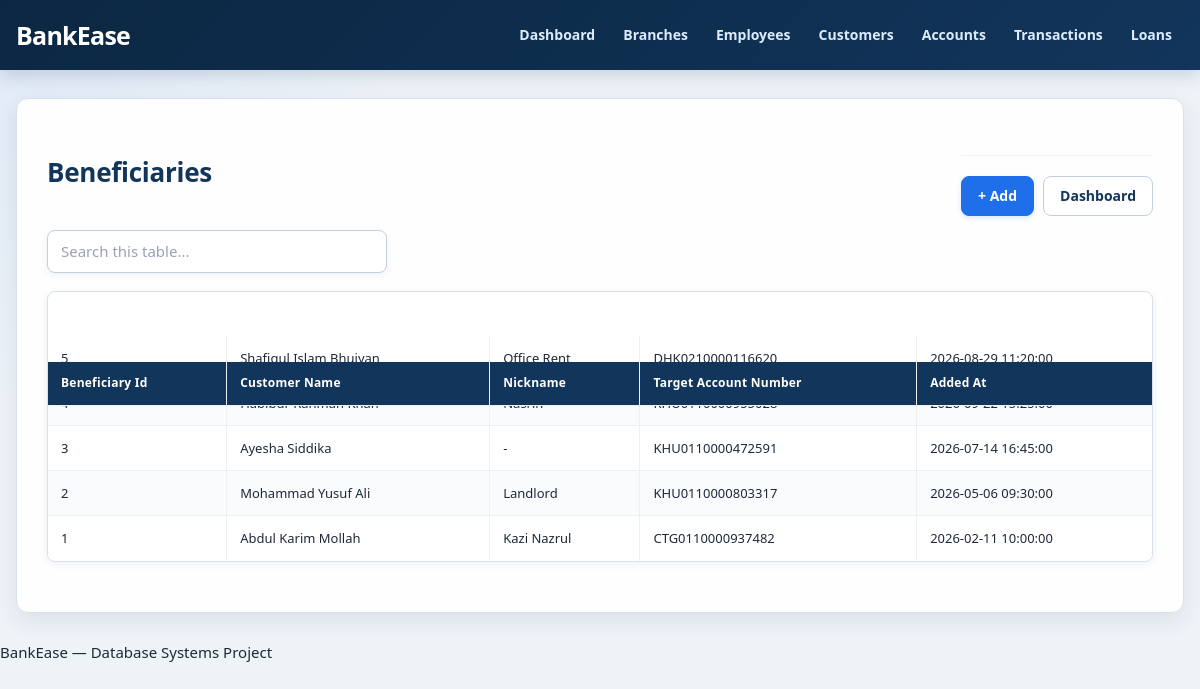
Page /BankEase_UI/lists/beneficiaries.php on the committed database.
### tables this page shows
CREATE TABLE beneficiaries (
    beneficiary_id     INT AUTO_INCREMENT PRIMARY KEY,
    customer_id        INT NOT NULL,
    nickname           VARCHAR(50),
    target_account_id  INT NOT NULL,
    added_at           DATETIME NOT NULL DEFAULT CURRENT_TIMESTAMP,
    CONSTRAINT fk_beneficiaries_customer FOREIGN KEY (customer_id) REFERENCES customers(customer_id)
        ON DELETE CASCADE,
    CONSTRAINT fk_beneficiaries_account FOREIGN KEY (target_account_id) REFERENCES accounts(account_id),
    CONSTRAINT uq_beneficiary_target UNIQUE (customer_id, target_account_id)
);

CREATE TABLE customers (
    customer_id                  INT AUTO_INCREMENT PRIMARY KEY,
    cif_number                   VARCHAR(20) NOT NULL UNIQUE,
    full_name                    VARCHAR(100) NOT NULL,
    full_name_bn                 VARCHAR(100),
    father_name                  VARCHAR(100) NOT NULL,
    mother_name                  VARCHAR(100) NOT NULL,
    spouse_name                  VARCHAR(100),
    date_of_birth                DATE NOT NULL,
    gender                       ENUM('male','female','other') NOT NULL,
    nationality                  VARCHAR(50) NOT NULL DEFAULT 'Bangladeshi',
    profession                   VARCHAR(100) NOT NULL,
    monthly_income               DECIMAL(12,2) CHECK (monthly_income IS NULL OR monthly_income >= 0),
    source_of_fund               VARCHAR(255) NOT NULL,
    tin_number                   VARCHAR(20) UNIQUE,
    phone                        VARCHAR(20) NOT NULL UNIQUE,
    email                        VARCHAR(100) UNIQUE,
    id_type                      ENUM('nid','passport','birth_certificate','driving_license','other') NOT NULL,
    id_number                    VARCHAR(50) NOT NULL UNIQUE,
    branch_id                    INT NOT NULL,
    status                       ENUM('active','inactive','blocked') NOT NULL DEFAULT 'active',
    kyc_status                   ENUM('pending','verified','expired','rejected') NOT NULL DEFAULT 'pending',
    kyc_verified_by_employee_id  INT,
    kyc_verified_at              DATETIME,
    registration_date            DATETIME NOT NULL DEFAULT CURRENT_TIMESTAMP,
    CONSTRAINT fk_customers_branch FOREIGN KEY (branch_id) REFERENCES branches(branch_id),
     
     
    CONSTRAINT fk_customers_kyc_employee FOREIGN KEY (kyc_verified_by_employee_id)
        REFERENCES employees(employee_id),
     
    CONSTRAINT chk_customers_kyc CHECK (
        kyc_status = 'pending'
        OR (kyc_verified_by_employee_id IS NOT NULL AND kyc_verified_at IS NOT NULL)
    )
);

CREATE TABLE accounts (
    account_id       INT AUTO_INCREMENT PRIMARY KEY,
    account_number   VARCHAR(20) NOT NULL UNIQUE,
    account_title    VARCHAR(150) NOT NULL,
    customer_id      INT NOT NULL,
    account_type_id  INT NOT NULL,
    branch_id        INT NOT NULL,
    balance          DECIMAL(14,2) NOT NULL DEFAULT 0 CHECK (balance >= 0),
    currency         VARCHAR(10) NOT NULL DEFAULT 'BDT',
    status           ENUM('active','frozen','closed','pending') NOT NULL DEFAULT 'pending',
    opening_date     DATE NOT NULL,
    closing_date     DATE,
    CONSTRAINT fk_accounts_customer FOREIGN KEY (customer_id) REFERENCES customers(customer_id),
    CONSTRAINT fk_accounts_type FOREIGN KEY (account_type_id) REFERENCES account_types(account_type_id),
    CONSTRAINT fk_accounts_branch FOREIGN KEY (branch_id) REFERENCES branches(branch_id),
    CONSTRAINT chk_accounts_dates CHECK (closing_date IS NULL OR closing_date >= opening_date)
);

### BankEase_UI/helpers.php (called while the page is built, shortened)
<?php
require_once __DIR__ . '/db.php';
function e($value): string
{
    return htmlspecialchars((string) $value, ENT_QUOTES, 'UTF-8');
}

### BankEase_UI/db.php (called while the page is built, shortened)
<?php
function db(): PDO
{
    static $pdo = null;
    $dsn = 'mysql:host=' . DB_HOST
         . ';port=' . DB_PORT
         . ';dbname=' . DB_NAME
         . ';charset=' . DB_CHARSET;
    $offset = (new DateTime('now', new DateTimeZone(APP_TIMEZONE)))->format('P');
    try {
        $pdo = new PDO($dsn, DB_USER, DB_PASS, [
            PDO::ATTR_ERRMODE            => PDO::ERRMODE_EXCEPTION,
            PDO::ATTR_DEFAULT_FETCH_MODE => PDO::FETCH_ASSOC,
            PDO::ATTR_EMULATE_PREPARES   => false,
            PDO::MYSQL_ATTR_INIT_COMMAND => "SET time_zone = '" . $offset . "'",
        ]);
    } catch (PDOException $e) {
        db_connection_failed($e);
    }
    return $pdo;
}
function db_select_all(string $sql, array $params = []): array
{
    $stmt = db()->prepare($sql);
    $stmt->execute($params);
    return $stmt->fetchAll();
}

### BankEase_UI/lists/beneficiaries.php (the view, shortened to what this page needs)
<?php
require_once __DIR__ . '/../helpers.php';
$pageTitle = 'Beneficiaries';
$rows = db_select_all('SELECT b.*, c.full_name AS customer_name, a.account_number AS target_account_number FROM beneficiaries b JOIN customers c ON c.customer_id=b.customer_id JOIN accounts a ON a.account_id=b.target_account_id ORDER BY b.beneficiary_id DESC');
$columns = ['beneficiary_id', 'customer_name', 'nickname', 'target_account_number', 'added_at'];
include __DIR__ . '/../partials/header.php';
?>
<div class="toolbar"><h1><?= e($pageTitle) ?></h1>
<div class="actions">
<?php if (True): ?><a class="btn" href="../forms/beneficiary.php">+ Add</a><?php endif; ?>
<a class="btn secondary" href="../index.php">Dashboard</a>
</div></div>
<div class="toolbar"><input data-table-search type="search" placeholder="Search this table..." style="max-width:340px"></div>
<div class="table-wrap"><table class="data-table"><thead><tr>
<?php foreach ($columns as $column): ?><th><?= e(ucwords(str_replace('_',' ',$column))) ?></th><?php endforeach; ?>
</tr></thead><tbody>
<?php foreach ($rows as $row): ?><tr>
<?php foreach ($columns as $column): ?><td><?= e($row[$column] ?? '-') ?></td><?php endforeach; ?>
</tr><?php endforeach; ?>
</tbody></table></div>
<?php include __DIR__ . '/../partials/footer.php'; ?>

### BankEase_UI/style.css (style rules this page uses)
:root { --navy: #12355b; --navy-dark: #0b2742; --blue: #1f6feb; --blue-soft: #eaf3ff; --teal: #0f766e; --teal-soft: #e8f7f5; --green: #16803c; --green-soft: #eaf8ef; --red: #c0392b; --red-soft: #fff0ee; --amber: #a66a00; --amber-soft: #fff7df; --text: #1d2939; --muted: #667085; --border: #d8e0ea; --border-dark: #c4cfdd; --surface: #ffffff; --surface-soft: #f7f9fc; --page: #eef3f8; --shadow-sm: 0 2px 8px rgba(16, 42, 67, .06); --shadow-md: 0 8px 24px rgba(16, 42, 67, .09); --radius: 12px; --radius-sm: 8px; }
* { box-sizing: border-box; }
html { scroll-behavior: smooth; }
body { margin: 0; min-height: 100vh; font-family: "Segoe UI", Arial, Helvetica, sans-serif; font-size: 15px; line-height: 1.55; color: var(--text); background: radial-gradient(circle at top left, rgba(31,111,235,.07), transparent 28%), var(--page); }
a { color: var(--blue); }
button, input, select, textarea { font: inherit; }
h1, h2, h3 { margin: 0; color: var(--navy); letter-spacing: -.01em; }
h1 { font-size: 28px; line-height: 1.2; }
.toolbar > h1 { font-size: 26px; }
.toolbar { display: flex; align-items: center; justify-content: space-between; gap: 14px; margin: 0 0 18px; }
.toolbar + .toolbar { justify-content: flex-start; margin-top: -4px; }
.toolbar .actions, .actions { display: flex; align-items: center; gap: 9px; flex-wrap: wrap; }
.toolbar input[type="search"], .toolbar .search-input, input[data-table-search] { width: min(360px, 100%); min-height: 42px; padding: 9px 13px; border: 1px solid var(--border-dark); border-radius: var(--radius-sm); background: #fff; color: var(--text); box-shadow: var(--shadow-sm); }
.toolbar input[type="search"]::placeholder, input[data-table-search]::placeholder { color: #98a2b3; }
.btn, button, input[type="submit"] { display: inline-flex; align-items: center; justify-content: center; min-height: 40px; padding: 9px 16px; border: 1px solid var(--blue); border-radius: var(--radius-sm); font-size: 14px; font-weight: 700; line-height: 1; text-decoration: none; cursor: pointer; color: #fff; background: var(--blue); box-shadow: 0 2px 5px rgba(31,111,235,.16); transition: transform .12s ease, box-shadow .12s ease, background .12s ease; }
.btn.secondary { color: var(--navy); background: #fff; border-color: var(--border-dark); box-shadow: none; }
.actions { margin-top: 26px; padding-top: 20px; border-top: 1px solid #edf0f4; }
.table-wrap { width: 100%; overflow-x: auto; margin: 0 0 20px; border: 1px solid var(--border); border-radius: var(--radius-sm); background: #fff; box-shadow: var(--shadow-sm); }
.data-table { width: 100%; min-width: 720px; border-collapse: separate; border-spacing: 0; font-size: 13px; }
.data-table th, .data-table td { padding: 12px 13px; text-align: left; vertical-align: middle; border-right: 1px solid #edf0f4; border-bottom: 1px solid #edf0f4; }
.data-table th:last-child, .data-table td:last-child { border-right: 0; }
.data-table tbody tr:last-child td { border-bottom: 0; }
.data-table th { position: sticky; top: 70px; z-index: 5; color: #fff; background: var(--navy); font-size: 12px; font-weight: 800; letter-spacing: .02em; white-space: nowrap; }
.data-table td { background: #fff; }
.data-table tbody tr:nth-child(even) td { background: #f9fbfd; }

### rows in the picture
beneficiaries: beneficiary_id "5", customer.full_name "Shafiqul Islam Bhuiyan", nickname "Office Rent", target_account.account_number "DHK0210000116620", added_at "2026-08-29 11:20:00"
beneficiaries: beneficiary_id "3", customer.full_name "Ayesha Siddika", nickname "-", target_account.account_number "KHU0110000472591", added_at "2026-07-14 16:45:00"
beneficiaries: beneficiary_id "2", customer.full_name "Mohammad Yusuf Ali", nickname "Landlord", target_account.account_number "KHU0110000803317", added_at "2026-05-06 09:30:00"
beneficiaries: beneficiary_id "1", customer.full_name "Abdul Karim Mollah", nickname "Kazi Nazrul", target_account.account_number "CTG0110000937482", added_at "2026-02-11 10:00:00"

### other values in the picture
$pageTitle "Beneficiaries"
str_replace('_',' ',$column) "Beneficiary Id"
str_replace('_',' ',$column) "Customer Name"
str_replace('_',' ',$column) "Nickname"
str_replace('_',' ',$column) "Target Account Number"
str_replace('_',' ',$column) "Added At"
